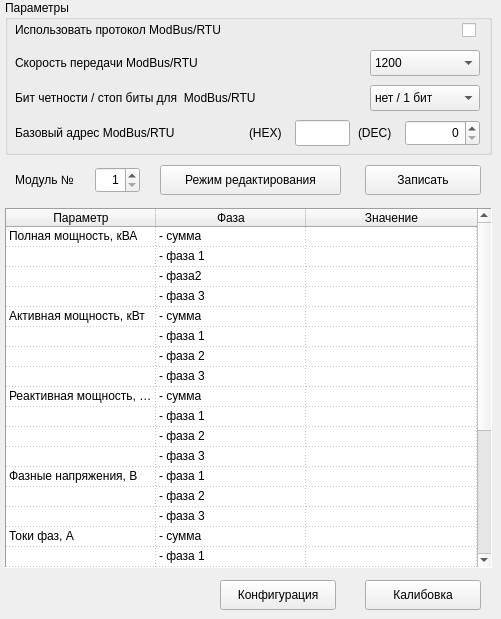
    <widget class="QWidget" name="sva35d">
     <attribute name="title">
      <string>SVA-35D</string>
     </attribute>
     <widget class="QGroupBox" name="sva35d_Params">
      <property name="geometry">
       <rect>
        <x>5</x>
        <y>0</y>
        <width>487</width>
        <height>155</height>
       </rect>
      </property>
      <property name="title">
       <string>Параметры</string>
      </property>
      <widget class="QCheckBox" name="sva35d_ModbusEn">
       <property name="geometry">
        <rect>
         <x>457</x>
         <y>20</y>
         <width>18</width>
         <height>20</height>
        </rect>
       </property>
       <property name="text">
        <string/>
       </property>
      </widget>
      <widget class="QLabel" name="label_238">
       <property name="geometry">
        <rect>
         <x>10</x>
         <y>20</y>
         <width>321</width>
         <height>20</height>
        </rect>
       </property>
       <property name="font">
        <font>
         <family>Arial</family>
         <pointsize>9</pointsize>
         <kerning>true</kerning>
        </font>
       </property>
       <property name="text">
        <string>Использовать протокол ModBus/RTU</string>
       </property>
      </widget>
      <widget class="QLabel" name="label_239">
       <property name="geometry">
        <rect>
         <x>10</x>
         <y>50</y>
         <width>321</width>
         <height>25</height>
        </rect>
       </property>
       <property name="font">
        <font>
         <family>Arial</family>
         <pointsize>9</pointsize>
         <kerning>true</kerning>
        </font>
       </property>
       <property name="text">
        <string>Скорость передачи ModBus/RTU</string>
       </property>
      </widget>
      <widget class="QComboBox" name="sva35d_BaudRate">
       <property name="geometry">
        <rect>
         <x>365</x>
         <y>50</y>
         <width>110</width>
         <height>26</height>
        </rect>
       </property>
       <property name="layoutDirection">
        <enum>Qt::LeftToRight</enum>
       </property>
       <item>
        <property name="text">
         <string>1200</string>
        </property>
       </item>
       <item>
        <property name="text">
         <string>2400</string>
        </property>
       </item>
       <item>
        <property name="text">
         <string>4800</string>
        </property>
       </item>
       <item>
        <property name="text">
         <string>9600</string>
        </property>
       </item>
       <item>
        <property name="text">
         <string>14400</string>
        </property>
       </item>
       <item>
        <property name="text">
         <string>19200</string>
        </property>
       </item>
       <item>
        <property name="text">
         <string>38400</string>
        </property>
       </item>
       <item>
        <property name="text">
         <string>57600</string>
        </property>
       </item>
       <item>
        <property name="text">
         <string>115200</string>
        </property>
       </item>
       <item>
        <property name="text">
         <string>128000</string>
        </property>
       </item>
      </widget>
      <widget class="QLabel" name="label_257">
       <property name="geometry">
        <rect>
         <x>10</x>
         <y>85</y>
         <width>321</width>
         <height>25</height>
        </rect>
       </property>
       <property name="font">
        <font>
         <family>Arial</family>
         <pointsize>9</pointsize>
         <kerning>true</kerning>
        </font>
       </property>
       <property name="text">
        <string>Бит четности / стоп биты для  ModBus/RTU</string>
       </property>
      </widget>
      <widget class="QComboBox" name="sva35d_Parity">
       <property name="geometry">
        <rect>
         <x>365</x>
         <y>85</y>
         <width>110</width>
         <height>26</height>
        </rect>
       </property>
       <item>
        <property name="text">
         <string>нет / 1 бит</string>
        </property>
       </item>
       <item>
        <property name="text">
         <string>нет / 2 бита</string>
        </property>
       </item>
       <item>
        <property name="text">
         <string>even / 1 бит</string>
        </property>
       </item>
      </widget>
      <widget class="QLabel" name="label_258">
       <property name="geometry">
        <rect>
         <x>10</x>
         <y>120</y>
         <width>211</width>
         <height>25</height>
        </rect>
       </property>
       <property name="font">
        <font>
         <family>Arial</family>
         <pointsize>9</pointsize>
         <kerning>true</kerning>
        </font>
       </property>
       <property name="text">
        <string>Базовый адрес ModBus/RTU</string>
       </property>
      </widget>
      <widget class="QSpinBox" name="sva35d_AddrDEC">
       <property name="geometry">
        <rect>
         <x>400</x>
         <y>120</y>
         <width>75</width>
         <height>26</height>
        </rect>
       </property>
       <property name="alignment">
        <set>Qt::AlignRight|Qt::AlignTrailing|Qt::AlignVCenter</set>
       </property>
       <property name="maximum">
        <number>256</number>
       </property>
      </widget>
      <widget class="QLineEdit" name="sva35d_AddrHEX">
       <property name="enabled">
        <bool>true</bool>
       </property>
       <property name="geometry">
        <rect>
         <x>290</x>
         <y>120</y>
         <width>55</width>
         <height>26</height>
        </rect>
       </property>
       <property name="alignment">
        <set>Qt::AlignRight|Qt::AlignTrailing|Qt::AlignVCenter</set>
       </property>
       <property name="dragEnabled">
        <bool>false</bool>
       </property>
       <property name="readOnly">
        <bool>true</bool>
       </property>
      </widget>
      <widget class="QLabel" name="label_262">
       <property name="geometry">
        <rect>
         <x>353</x>
         <y>120</y>
         <width>42</width>
         <height>25</height>
        </rect>
       </property>
       <property name="font">
        <font>
         <family>Arial</family>
         <pointsize>9</pointsize>
         <kerning>true</kerning>
        </font>
       </property>
       <property name="text">
        <string notr="true">(DEC)</string>
       </property>
      </widget>
      <widget class="QLabel" name="label_263">
       <property name="geometry">
        <rect>
         <x>244</x>
         <y>120</y>
         <width>41</width>
         <height>25</height>
        </rect>
       </property>
       <property name="font">
        <font>
         <family>Arial</family>
         <pointsize>9</pointsize>
         <kerning>true</kerning>
        </font>
       </property>
       <property name="text">
        <string notr="true">(HEX)</string>
       </property>
      </widget>
     </widget>
     <widget class="QSpinBox" name="sva35dModuleN">
      <property name="geometry">
       <rect>
        <x>95</x>
        <y>167</y>
        <width>45</width>
        <height>26</height>
       </rect>
      </property>
      <property name="alignment">
       <set>Qt::AlignRight|Qt::AlignTrailing|Qt::AlignVCenter</set>
      </property>
      <property name="minimum">
       <number>1</number>
      </property>
      <property name="maximum">
       <number>16</number>
      </property>
     </widget>
     <widget class="QLabel" name="label_264">
      <property name="geometry">
       <rect>
        <x>15</x>
        <y>167</y>
        <width>81</width>
        <height>26</height>
       </rect>
      </property>
      <property name="font">
       <font>
        <family>Arial</family>
        <pointsize>9</pointsize>
        <kerning>true</kerning>
       </font>
      </property>
      <property name="text">
       <string>Модуль №</string>
      </property>
     </widget>
     <widget class="QPushButton" name="sva35d_Write">
      <property name="geometry">
       <rect>
        <x>365</x>
        <y>165</y>
        <width>116</width>
        <height>30</height>
       </rect>
      </property>
      <property name="text">
       <string>Записать</string>
      </property>
     </widget>
     <widget class="QPushButton" name="sva35d_ParamsEnable">
      <property name="geometry">
       <rect>
        <x>160</x>
        <y>165</y>
        <width>181</width>
        <height>30</height>
       </rect>
      </property>
      <property name="text">
       <string>Режим редактирования</string>
      </property>
      <property name="checkable">
       <bool>true</bool>
      </property>
      <property name="default">
       <bool>false</bool>
      </property>
      <property name="flat">
       <bool>false</bool>
      </property>
     </widget>
     <widget class="QPushButton" name="sva35d_Caibrate">
      <property name="geometry">
       <rect>
        <x>365</x>
        <y>580</y>
        <width>116</width>
        <height>30</height>
       </rect>
      </property>
      <property name="text">
       <string>Калибовка</string>
      </property>
     </widget>
     <widget class="QPushButton" name="sva35d_Config">
      <property name="geometry">
       <rect>
        <x>220</x>
        <y>580</y>
        <width>116</width>
        <height>30</height>
       </rect>
      </property>
      <property name="text">
       <string>Конфигурация</string>
      </property>
     </widget>
     <widget class="QTableWidget" name="sva35dData">
      <property name="geometry">
       <rect>
        <x>5</x>
        <y>208</y>
        <width>487</width>
        <height>360</height>
       </rect>
      </property>
      <property name="frameShape">
       <enum>QFrame::Panel</enum>
      </property>
      <property name="frameShadow">
       <enum>QFrame::Sunken</enum>
      </property>
      <property name="editTriggers">
       <set>QAbstractItemView::NoEditTriggers</set>
      </property>
      <property name="textElideMode">
       <enum>Qt::ElideRight</enum>
      </property>
      <property name="gridStyle">
       <enum>Qt::DotLine</enum>
      </property>
      <property name="rowCount">
       <number>27</number>
      </property>
      <property name="columnCount">
       <number>3</number>
      </property>
      <attribute name="horizontalHeaderDefaultSectionSize">
       <number>150</number>
      </attribute>
      <attribute name="horizontalHeaderMinimumSectionSize">
       <number>50</number>
      </attribute>
      <attribute name="horizontalHeaderStretchLastSection">
       <bool>true</bool>
      </attribute>
      <attribute name="verticalHeaderVisible">
       <bool>false</bool>
      </attribute>
      <attribute name="verticalHeaderDefaultSectionSize">
       <number>20</number>
      </attribute>
      <attribute name="verticalHeaderMinimumSectionSize">
       <number>20</number>
      </attribute>
      <row/>
      <row/>
      <row/>
      <row/>
      <row/>
      <row/>
      <row/>
      <row/>
      <row/>
      <row/>
      <row/>
      <row/>
      <row/>
      <row/>
      <row/>
      <row/>
      <row/>
      <row/>
      <row/>
      <row/>
      <row/>
      <row/>
      <row/>
      <row/>
      <row/>
      <row/>
      <row/>
      <column>
       <property name="text">
        <string>Параметр</string>
       </property>
      </column>
      <column>
       <property name="text">
        <string>Фаза</string>
       </property>
      </column>
      <column>
       <property name="text">
        <string>Значение</string>
       </property>
      </column>
      <item row="0" column="0">
       <property name="text">
        <string>Полная мощность, кВА</string>
       </property>
      </item>
      <item row="0" column="1">
       <property name="text">
        <string>- сумма</string>
       </property>
      </item>
      <item row="1" column="1">
       <property name="text">
        <string>- фаза 1</string>
       </property>
      </item>
      <item row="2" column="1">
       <property name="text">
        <string>- фаза2</string>
       </property>
      </item>
      <item row="3" column="1">
       <property name="text">
        <string>- фаза 3</string>
       </property>
      </item>
      <item row="4" column="0">
       <property name="text">
        <string>Активная мощность, кВт</string>
       </property>
      </item>
      <item row="4" column="1">
       <property name="text">
        <string>- сумма</string>
       </property>
      </item>
      <item row="5" column="1">
       <property name="text">
        <string>- фаза 1</string>
       </property>
      </item>
      <item row="6" column="1">
       <property name="text">
        <string>- фаза 2</string>
       </property>
      </item>
      <item row="7" column="1">
       <property name="text">
        <string>- фаза 3</string>
       </property>
      </item>
      <item row="8" column="0">
       <property name="text">
        <string>Реактивная мощность, кВАР</string>
       </property>
      </item>
      <item row="8" column="1">
       <property name="text">
        <string>- сумма</string>
       </property>
      </item>
      <item row="9" column="1">
       <property name="text">
        <string>- фаза 1</string>
       </property>
      </item>
      <item row="10" column="1">
       <property name="text">
        <string>- фаза 2</string>
       </property>
      </item>
      <item row="11" column="1">
       <property name="text">
        <string>- фаза 3</string>
       </property>
      </item>
      <item row="12" column="0">
       <property name="text">
        <string>Фазные напряжения, В</string>
       </property>
      </item>
      <item row="12" column="1">
       <property name="text">
        <string>- фаза 1</string>
       </property>
      </item>
      <item row="13" column="1">
       <property name="text">
        <string>- фаза 2</string>
       </property>
      </item>
      <item row="14" column="1">
       <property name="text">
        <string>- фаза 3</string>
       </property>
      </item>
      <item row="15" column="0">
       <property name="text">
        <string>Токи фаз, А</string>
       </property>
      </item>
      <item row="15" column="1">
       <property name="text">
        <string>- сумма</string>
       </property>
      </item>
      <item row="16" column="1">
       <property name="text">
        <string>- фаза 1</string>
       </property>
      </item>
      <item row="17" column="1">
       <property name="text">
        <string>- фаза 2</string>
       </property>
      </item>
      <item row="18" column="1">
       <property name="text">
        <string>- фаза 3</string>
       </property>
      </item>
      <item row="19" column="0">
       <property name="text">
        <string>Коэффициенты мощности</string>
       </property>
      </item>
      <item row="19" column="1">
       <property name="text">
        <string>- фаза 1</string>
       </property>
      </item>
      <item row="20" column="1">
       <property name="text">
        <string>- фаза 2</string>
       </property>
      </item>
      <item row="21" column="1">
       <property name="text">
        <string>- фаза 3</string>
       </property>
      </item>
      <item row="22" column="0">
       <property name="text">
        <string>Частота сетевого напряжения, Гц</string>
       </property>
      </item>
      <item row="23" column="0">
       <property name="text">
        <string>Разница температуры кристалла, °С</string>
       </property>
      </item>
      <item row="24" column="0">
       <property name="text">
        <string>Коэффициенты искажения напряжения</string>
       </property>
      </item>
      <item row="24" column="1">
       <property name="text">
        <string>- фаза 1</string>
       </property>
      </item>
      <item row="25" column="1">
       <property name="text">
        <string>- фаза 2</string>
       </property>
      </item>
      <item row="26" column="1">
       <property name="text">
        <string>- фаза 3</string>
       </property>
      </item>
     </widget>
    </widget>
